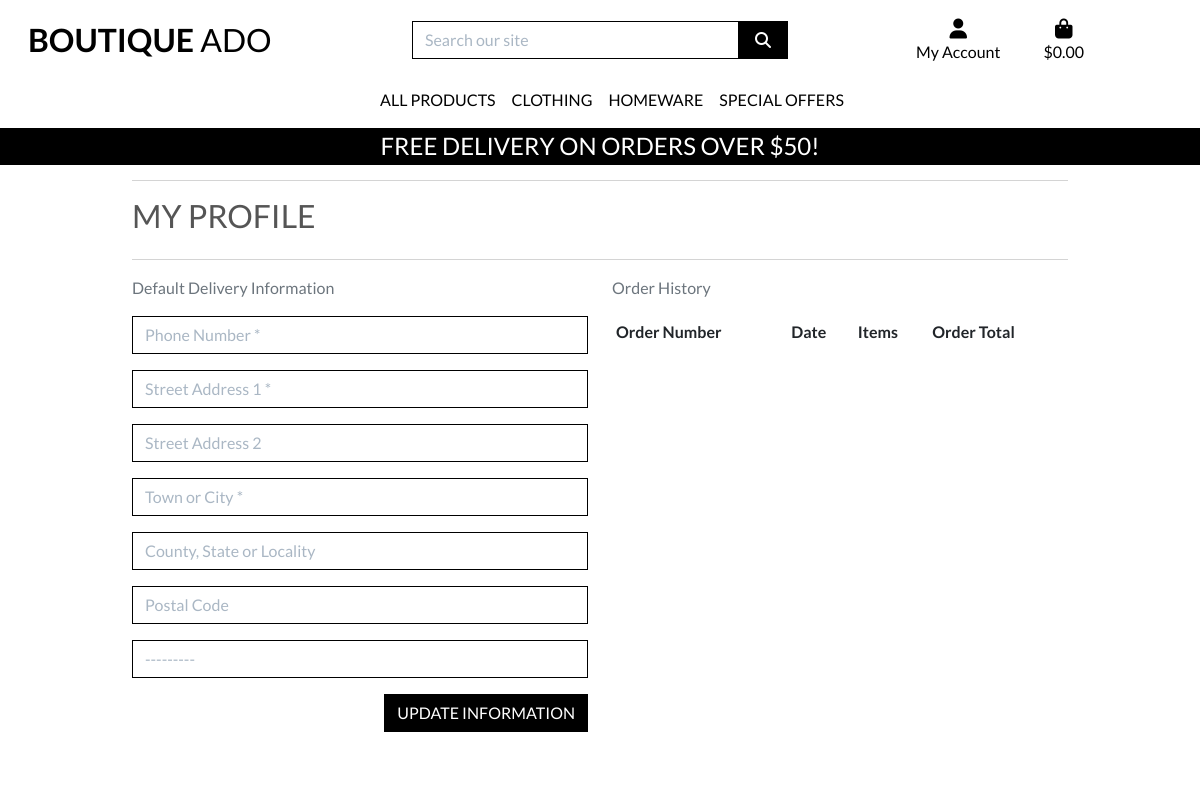
The app's page /profile/ (signed in), older data.
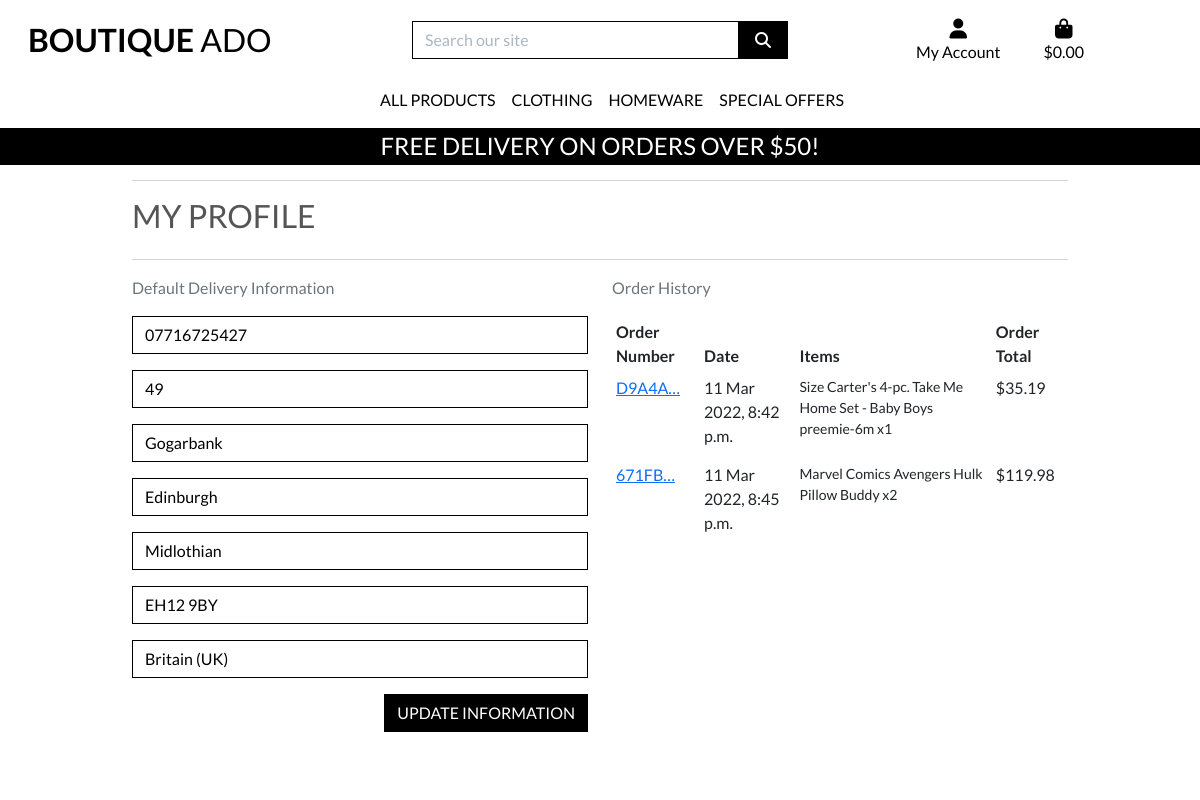
The same page, newer data.
### profiles/models.py (models this page shows, shortened)
class UserProfile(models.Model):
    user = models.OneToOneField(User, on_delete=models.CASCADE)
    default_phone_number = models.CharField(max_length=20, null=False, blank=False)
    default_street_address1 = models.CharField(max_length=80, null=False, blank=False)
    default_street_address2 = models.CharField(max_length=80, null=True, blank=True)
    default_town_or_city = models.CharField(max_length=40, null=False, blank=False)
    default_county = models.CharField(max_length=80, null=True, blank=True)
    default_postcode = models.CharField(max_length=20, null=True, blank=True)
    default_country = CountryField(blank_label='Country', null=False, blank=False)

### checkout/models.py (models this page shows, shortened)
class Order(models.Model):
    order_number = models.CharField(max_length=32, null=False, editable=False)
    user_profile = models.ForeignKey(UserProfile, on_delete=models.SET_NULL,
                                     null=True, blank=False, related_name='orders')
    full_name = models.CharField(max_length=50, null=False, blank=False)
    email = models.EmailField(max_length=254, null=False, blank=False)
    phone_number = models.CharField(max_length=20, null=False, blank=False)
    country = CountryField(blank_label='Country', null=False, blank=False)
    postcode = models.CharField(max_length=20, null=True, blank=True)
    town_or_city = models.CharField(max_length=40, null=False, blank=False)
    street_address1 = models.CharField(max_length=80, null=False, blank=False)
    street_address2 = models.CharField(max_length=80, null=True, blank=True)
    county = models.CharField(max_length=80, null=True, blank=True)
    date = models.DateTimeField(auto_now_add=True)
    delivery_cost = models.DecimalField(max_digits=6, decimal_places=2, null=False, default=0)
    order_total = models.DecimalField(max_digits=10, decimal_places=2, null=False, default=0)
    grand_total = models.DecimalField(max_digits=10, decimal_places=2, null=False, default=0)
    original_bag = models.TextField(null=False, blank=False, default='')
    stripe_pid = models.CharField(max_length=254, null=False, blank=False, default='')

class OrderLineItem(models.Model):
    order = models.ForeignKey(Order, null=False, blank=False, on_delete=models.CASCADE, related_name='lineitems')
    product = models.ForeignKey(Product, null=False, blank=False, on_delete=models.CASCADE)
    product_size = models.CharField(max_length=2, null=True, blank=True)  # XS, S, M, L, XL
    quantity = models.IntegerField(null=False, blank=False, default=0)
    lineitem_total = models.DecimalField(max_digits=6, decimal_places=2, null=False, blank=False, editable=False)

### products/models.py (models this page shows, shortened)
class Product(models.Model):
    category = models.ForeignKey(Category, null=True, blank=True, on_delete=models.SET_NULL)
    sku = models.CharField(max_length=254, null=True, blank=True)
    name = models.CharField(max_length=254)
    description = models.TextField()
    has_sizes = models.BooleanField(default=False, null=True, blank=True)
    price = models.DecimalField(max_digits=6, decimal_places=2)
    rating = models.DecimalField(max_digits=6, decimal_places=2, null=True, blank=True)
    image_url = models.URLField(max_length=1024, null=True, blank=True)
    image = models.ImageField(null=True, blank=True)

### profiles/views.py (the view)
# urls.py: path('profile/', include('profiles.urls')),
def profile(request):
    profile = get_object_or_404(UserProfile, user=request.user)
    if request.method == 'POST':
        form = UserProfileForm(request.POST, instance=profile)
        if form.is_valid():
            form.save()
            messages.success(request, 'Profile updated successfully')
    form = UserProfileForm(instance=profile)
    orders = profile.orders.all()
    template = 'profiles/profile.html'
    context = {
        'form': form,
        'orders': orders,
        'on_profile_page': True,
    }
    return render(request, template, context)

### profiles/forms.py
class UserProfileForm(forms.ModelForm):
    class Meta:
        model = UserProfile
        exclude = ('user',)
    def __init__(self, *args, **kwargs):
        super().__init__(*args, **kwargs)
        placeholders = {
            'default_phone_number': 'Phone Number',
            'default_postcode': 'Postal Code',
            'default_town_or_city': 'Town or City',
            'default_street_address1': 'Street Address 1',
            'default_county': 'County, State or Locality',
            'default_street_address2': 'Street Address 2',
        }
        self.fields['default_phone_number'].widget.attrs['autofocus'] = True
        for field in self.fields:
            if field != 'default_country':
                if self.fields[field].required:
                    placeholder = f'{placeholders[field]} *'
                else:
                    placeholder = placeholders[field]
                self.fields[field].widget.attrs['placeholder'] = placeholder
            self.fields[field].widget.attrs['class'] = 'border-black rounded-0 profile-form-input'
            self.fields[field].label = False

### bag/contexts.py (called while the page is built, shortened)
def bag_contents(request):
    bag_items = []
    total = 0
    product_count = 0
    bag = request.session.get('bag', {})
    if total < settings.FREE_DELIVERY_THRESHOLD:
        delivery = total * Decimal(settings.STANDARD_DELIVERY_PERCENTAGE / 100)
        free_delivery_delta = settings.FREE_DELIVERY_THRESHOLD - total
    else:
        delivery = 0
        free_delivery_delta = 0
    grand_total = delivery + total
    context = {
        'bag_items': bag_items,
        'total': total,
        'product_count': product_count,
        'delivery': delivery,
        'free_delivery_delta': free_delivery_delta,
        'free_delivery_threshold': settings.FREE_DELIVERY_THRESHOLD,
        'grand_total': grand_total,
    }
    return context

### profiles/templates/profiles/profile.html (shortened to what this page needs)
{% extends "base.html" %}
{% load static %}
{% block extra_css %}
    <link rel="stylesheet" href="{% static 'profiles/css/profile.css' %}">
{% endblock %}
{% block page_header %}
    <div class="container header-container">
    </div>
{% endblock %}
{% block content %}
    <div class="overlay"></div>
    <div class="container bm-2">
        <div class="row">
            <div class="col">
                <hr>
                <h2 class="logo-font mb-4">My Profile</h2>
                <hr>
            </div>
        </div>
        <div class="row">
            <div class="col-12 col-lg-6">
                <p class="text-muted">Default Delivery Information</p>
                <form action="{% url 'profile' %}" id="profile-update-form" class="mt-3" method="POST">
                    {{ form|crispy }}
                    <button class="btn btn-black rounded-0 text-uppercase float-right">Update Information</button>
                </form>
            </div>
            <div class="col-12 col-lg-6">
                <p class="text-muted">Order History</p>
                <div class="order-history table-responsive">
                    <table class="table table-sm table-borderless">
                        <thead>
                            <tr>
                                <th>Order Number</th>
                                <th>Date</th>
                                <th>Items</th>
                                <th>Order Total</th>
                            </tr>
                        </thead>
                        <tbody>
                            {% for order in orders %}
                                <tr>
                                    <td>
                                        <a href="{% url 'order_history' order.order_number %}"
                                        title="{{ order.order_number }}">
                                            {{ order.order_number|truncatechars:6 }}
                                        </a>
                                    </td>
                                    <td>{{ order.date }}</td>
                                    <td>
                                        <ul class="list-unstyled">
                                            {% for item in order.lineitems.all %}
                                                <li class="small">
                                                    {% if item.product.has_sizes %}
                                                        Size {{ item.product.size|upper }}
                                                    {% endif %}{{ item.product.name }} x{{ item.quantity }}
                                                </li>
                                            {% endfor %}
                                        </ul>
                                    </td>
                                    <td>${{ order.grand_total }}</td>
                                </tr>
                            {% endfor %}
                        </tbody>
                    </table>
                </div>
            </div>
        </div>
{% endblock %}

### templates/base.html (shortened to what this page needs)
{% load static %}
<!doctype html>
<html lang="en">
  <head>
    {% block corecss %}
        <link href="https://cdn.jsdelivr.net/npm/bootstrap@5.1.3/dist/css/bootstrap.min.css" rel="stylesheet">
        <link rel="stylesheet" type="text/css" href="{% static 'css/base.css' %}">
    {% endblock %}
    {% block extra_css %}
    {% endblock %}
  </head>
  <body>
        <header class="container-fluid fixed-top">
            <div id="topnav" class="row bg-white pt-lg-2 d-none d-lg-flex">
                <div class="col-12 col-lg-4 my-auto py-1 py-lg-0 text-center text-lg-left">
                    <a href="{% url 'home' %}" class="nav-link main-logo-link">
                        <h2 class="logo-font text-black my-0"><strong>Boutique</strong> Ado</h2>
                    </a>
                </div>
                <div class="col-12 col-lg-4 my-auto py-1 py-lg-0">
                    <form method="GET" action="{% url 'products' %}">
                        <div class="input-group w-100">
                            <input class="form-control border border-black rounded-0" type="text" name="q" placeholder="Search our site">
                            <div class="input-group-append">
                                <button class="form-control btn btn-black border border-black rounded-0" type="submit">
                                    <span class="icon">
                                        <i class="fas fa-search"></i>
                                    </span>
                                </button>
                            </div>
                        </div>
                    </form>
                </div>
                <div class="col-12 col-lg-4 my-auto py-1 py-lg-0">
                    <ul class="list-inline list-unstyled text-center text-lg-right my-0">
                        <li class="list-inline-item dropdown">
                            <a class="text-black nav-link" href="#" id="user-options" data-toggle="dropdown" aria-haspopup="true" aria-expanded="false">
                                <div class="text-center">
                                    <div><i class="fas fa-user fa-lg"></i></div>
                                    <p class="my-0">My Account</p>
                                </div>
                            </a>
                        </li>
                        <li class="list-inline-item">
                            <a class="{% if grand_total %}text-info font-weight-bold{% else %}text-black{% endif %} nav-link" href="{% url 'view_bag' %}">
                                <div class="text-center">
                                    <div><i class="fas fa-shopping-bag fa-lg"></i></div>
                                    <p class="my-0">
                                        {% if grand_total %}
                                            ${{ grand_total|floatformat:2 }}
                                        {% else %}
                                            $0.00
                                        {% endif %}
                                    </p>
                                </div>
                            </a>
                        </li>
                    </ul>
                </div>
            </div>
            <div class="row bg-white">
                <nav class="navbar navbar-expand-lg navbar-light w-100">
                    {% include 'includes/main-nav.html' %}
                </nav>
            </div>
            <div id="delivery-banner" class="row text-center">
                <div class="col bg-black text-white">
                    <h4 class="logo-font my-1">Free delivery on orders over ${{ free_delivery_threshold }}!</h4>
                </div>
            </div>
        </header>
    {% block page_header %}
    {% endblock %}
    {% block content %}
    {% endblock %}
  </body>
</html>

### templates/includes/main-nav.html (shortened to what this page needs)
<div class="collapse navbar-collapse" id="main-nav">
    <ul class="navbar-nav w-auto mx-auto">
        <li class="nav-item dropdown">
            <a class="logo-font font-weight-bold nav-link text-black mr-5" href="#" id="all-products-link" data-toggle="dropdown" aria-haspopup="true" aria-expanded="false">
                All Products
            </a>
        </li>
        <li class="nav-item dropdown">
            <a class="logo-font font-weight-bold nav-link text-black mr-5" href="#" id="clothing-link" data-toggle="dropdown" aria-haspopup="true" aria-expanded="false">
                Clothing
            </a>
        </li>
        <li class="nav-item dropdown">
            <a class="logo-font font-weight-bold nav-link text-black mr-5" href="#" id="homeware-link" data-toggle="dropdown" aria-haspopup="true" aria-expanded="false">
                Homeware
            </a>
        </li>
        <li class="nav-item dropdown">
            <a class="logo-font font-weight-bold nav-link text-black" href="#" id="specials-link" data-toggle="dropdown" aria-haspopup="true" aria-expanded="false">
                Special Offers
            </a>
        </li>
    </ul>
</div>

### static/css/base.css (style rules this page uses)
html { height: 100%; }
body { background: url('/media/homepage_background_cropped.jpg') no-repeat center center fixed; background-size: cover; height: calc(100vh - 164px); color: #555; font-family: 'Lato'; }
.icon { align-items: center; display: inline-flex; justify-content: center; height: 1.5rem; width: 1.5rem; }
.logo-font { text-transform: uppercase; }
.main-logo-link { width: fit-content; }
.btn-black { background: black; color: white; }
.text-black { color: #000 !important; }
.border-black { border: 1px solid black !important; }
.overlay { height: 100%; width: 100%; top: 0; left: 0; position: fixed; background: white; z-index: -1; }
input[name='q']::placeholder { color: #aab7c4; }
.float-right { float: right; }
@media (min-width: 1200px) { .container { max-width: 80%; } }
@media (min-width: 992px) { .header-container { padding-top: 164px; } }

### profiles/static/profiles/css/profile.css (style rules this page uses)
#profile-update-form .form-control { color: black; }
#profile-update-form .form-group { padding-bottom: 1.0rem; }
#profile-update-form input::placeholder { color: #aab7c4; }
#id_default_country, #id_default_country option:not(:first-child) { color: #000; }

Row changes from the older to the newer data that the page shows:
changed UserProfile: default_phone_number (not shown) → "07716725427"; default_street_address1 (not shown) → "49"; default_street_address2 (not shown) → "Gogarbank"; default_town_or_city (not shown) → "Edinburgh"; default_county (not shown) → "Midlothian"; default_postcode (not shown) → "EH12 9BY"; default_country "---------" → "Britain (UK)"
added Order: order_number "D9A4A…", date "11 Mar 2022, 8:42 p.m.", grand_total "35.19"
added OrderLineItem: product.name "Carter's 4-pc. Take Me Home Set - Baby Boys preemie-6m", quantity "1", shown under "D9A4A…"
added Order: order_number "671FB…", date "11 Mar 2022, 8:45 p.m.", grand_total "119.98"
added OrderLineItem: product.name "Marvel Comics Avengers Hulk Pillow Buddy", quantity "2", shown under "671FB…"
